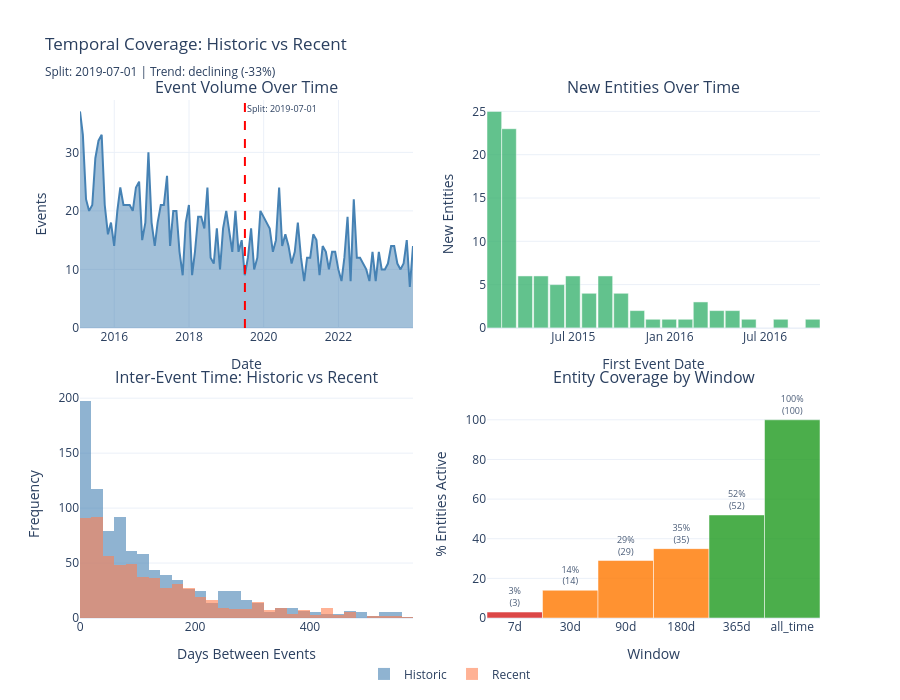

Here is the notebook cell this chart was saved with:
### Markdown cell above
## 1a.6 Create Analysis Views (Historic + Recent)

**Understanding Temporal Stratification**

Splitting data into time periods reveals whether patterns are stable or evolving:
- **Historic**: older data establishing baseline behavior
- **Recent**: newer data showing current regime
- **Divergence** between periods signals concept drift or population shift

Interpreting Period Comparisons:

| Signal | Stable (H ≈ R) | Shifting (H ≠ R) |
|--------|----------------|-------------------|
| Event volume | Consistent population | Growth or decline wave |
| Entity arrivals | Steady acquisition | Acceleration or saturation |
| Inter-event gaps | Uniform cadence | Engagement regime change |
| Data gaps | Known quality | Emerging coverage issues |

Reading Inter-Event Time:
- Median gap = typical engagement cadence
- Mean >> Median (ratio > 1.5) = heavy right skew, long tail of inactive entities
- IQR > Median = high variability across entities
- Period shift in median gap = engagement regime change

Stratification vs Segmentation:
- Stratification = time-based split (when events happened)
- Segmentation = entity-based split (who the entities are)

### Code cell
from customer_retention.core.compat import safe_to_datetime
from customer_retention.stages.profiling import analyze_temporal_coverage, derive_drift_implications

df_temp = df.copy()
df_temp[TIME_COLUMN] = safe_to_datetime(df_temp[TIME_COLUMN])

coverage_result = analyze_temporal_coverage(df_temp, ENTITY_COLUMN, TIME_COLUMN)
drift = derive_drift_implications(coverage_result)

midpoint = coverage_result.first_event + (coverage_result.last_event - coverage_result.first_event) / 2
split_date = drift.recommended_training_start or midpoint
historic_mask = df_temp[TIME_COLUMN] < split_date


def _inter_event_days(data):
    result = []
    for _, group in data.groupby(ENTITY_COLUMN):
        if len(group) < 2:
            continue
        result.extend(group[TIME_COLUMN].sort_values().diff().dropna().dt.total_seconds() / 86400)
    return result


inter_event_times = _inter_event_days(df_temp)
inter_event_series = native_pd.Series(inter_event_times) if inter_event_times else native_pd.Series(dtype=float)
historic_iet = native_pd.Series(_inter_event_days(df_temp[historic_mask])) if historic_mask.any() else native_pd.Series(dtype=float)
recent_iet = native_pd.Series(_inter_event_days(df_temp[~historic_mask])) if (~historic_mask).any() else native_pd.Series(dtype=float)

fig = make_subplots(
    rows=2, cols=2,
    subplot_titles=["Event Volume Over Time", "New Entities Over Time",
                    "Inter-Event Time: Historic vs Recent", "Entity Coverage by Window"],
    vertical_spacing=0.12, horizontal_spacing=0.10,
)

fig.add_trace(go.Scatter(
    x=coverage_result.events_over_time.index, y=coverage_result.events_over_time.to_numpy(),
    mode="lines", fill="tozeroy", line_color="steelblue", showlegend=False,
), row=1, col=1)
fig.add_vline(x=split_date.isoformat(), line_dash="dash", line_color="red", row=1, col=1)
fig.add_annotation(x=split_date.isoformat(), y=1, yref="y domain",
                   text=f"Split: {split_date.strftime('%Y-%m-%d')}",
                   showarrow=False, font=dict(size=9), xanchor="left", yanchor="top",
                   row=1, col=1)

for gap in coverage_result.gaps:
    severity_colors = {"minor": "rgba(255,165,0,0.15)", "moderate": "rgba(255,100,0,0.25)",
                       "major": "rgba(255,0,0,0.25)"}
    fig.add_vrect(x0=gap.start.isoformat(), x1=gap.end.isoformat(),
                  fillcolor=severity_colors[gap.severity], line_width=0, row=1, col=1)

fig.add_trace(go.Bar(
    x=coverage_result.new_entities_over_time.index, y=coverage_result.new_entities_over_time.to_numpy(),
    marker_color="mediumseagreen", opacity=0.8, showlegend=False,
), row=1, col=2)

if len(historic_iet) > 0:
    fig.add_trace(go.Histogram(
        x=historic_iet[historic_iet <= historic_iet.quantile(0.99)], nbinsx=40,
        name="Historic", marker_color="steelblue", opacity=0.6,
    ), row=2, col=1)
if len(recent_iet) > 0:
    fig.add_trace(go.Histogram(
        x=recent_iet[recent_iet <= recent_iet.quantile(0.99)], nbinsx=40,
        name="Recent", marker_color="coral", opacity=0.6,
    ), row=2, col=1)

cov = [(c.window, c.coverage_pct * 100, c.active_entities) for c in coverage_result.entity_window_coverage]
fig.add_trace(go.Bar(
    x=[c[0] for c in cov], y=[c[1] for c in cov], showlegend=False,
    marker_color=["#2ca02c" if p >= 50 else "#ff7f0e" if p >= 10 else "#d62728" for _, p, _ in cov],
    opacity=0.85, text=[f"{p:.0f}%<br>({n:,})" for _, p, n in cov],
    textposition="outside", textfont_size=9,
), row=2, col=2)

trend_label = f"{coverage_result.volume_trend} ({coverage_result.volume_change_pct:+.0%})"
gap_label = f" | {len(coverage_result.gaps)} gap(s)" if coverage_result.gaps else ""
fig.update_layout(
    template="plotly_white", height=700, barmode="overlay",
    title=(f"Temporal Coverage: Historic vs Recent<br><sub>"
           f"Split: {split_date.strftime('%Y-%m-%d')} | Trend: {trend_label}{gap_label}</sub>"),
    legend=dict(orientation="h", yanchor="top", y=-0.08, xanchor="center", x=0.5),
    margin=dict(b=70),
)
fig.update_xaxes(title_text="Date", row=1, col=1)
fig.update_xaxes(title_text="First Event Date", row=1, col=2)
fig.update_xaxes(title_text="Days Between Events", row=2, col=1)
fig.update_xaxes(title_text="Window", row=2, col=2)
fig.update_yaxes(title_text="Events", row=1, col=1)
fig.update_yaxes(title_text="New Entities", row=1, col=2)
fig.update_yaxes(title_text="Frequency", row=2, col=1)
fig.update_yaxes(title_text="% Entities Active", range=[0, 115], row=2, col=2)
display_figure(fig)

### Figure 1 — Plotly figure (JSON) as saved in the notebook; plotly's stock layout.template omitted (floating-point values rounded to 4 significant figures; data arrays with more than 128 entries replaced by an {"elided": "..."} marker saying what was removed)
{"data": [{"fill": "tozeroy", "line": {"color": "steelblue"}, "mode": "lines", "showlegend": false, "type": "scatter", "x": ["2015-01-31T00:00:00", "2015-02-28T00:00:00", "2015-03-31T00:00:00", "2015-04-30T00:00:00", "2015-05-31T00:00:00", "2015-06-30T00:00:00", "2015-07-31T00:00:00", "2015-08-31T00:00:00", "2015-09-30T00:00:00", "2015-10-31T00:00:00", "2015-11-30T00:00:00", "2015-12-31T00:00:00", "2016-01-31T00:00:00", "2016-02-29T00:00:00", "2016-03-31T00:00:00", "2016-04-30T00:00:00", "2016-05-31T00:00:00", "2016-06-30T00:00:00", "2016-07-31T00:00:00", "2016-08-31T00:00:00", "2016-09-30T00:00:00", "2016-10-31T00:00:00", "2016-11-30T00:00:00", "2016-12-31T00:00:00", "2017-01-31T00:00:00", "2017-02-28T00:00:00", "2017-03-31T00:00:00", "2017-04-30T00:00:00", "2017-05-31T00:00:00", "2017-06-30T00:00:00", "2017-07-31T00:00:00", "2017-08-31T00:00:00", "2017-09-30T00:00:00", "2017-10-31T00:00:00", "2017-11-30T00:00:00", "2017-12-31T00:00:00", "2018-01-31T00:00:00", "2018-02-28T00:00:00", "2018-03-31T00:00:00", "2018-04-30T00:00:00", "2018-05-31T00:00:00", "2018-06-30T00:00:00", "2018-07-31T00:00:00", "2018-08-31T00:00:00", "2018-09-30T00:00:00", "2018-10-31T00:00:00", "2018-11-30T00:00:00", "2018-12-31T00:00:00", "2019-01-31T00:00:00", "2019-02-28T00:00:00", "2019-03-31T00:00:00", "2019-04-30T00:00:00", "2019-05-31T00:00:00", "2019-06-30T00:00:00", "2019-07-31T00:00:00", "2019-08-31T00:00:00", "2019-09-30T00:00:00", "2019-10-31T00:00:00", "2019-11-30T00:00:00", "2019-12-31T00:00:00", "2020-01-31T00:00:00", "2020-02-29T00:00:00", "2020-03-31T00:00:00", "2020-04-30T00:00:00", "2020-05-31T00:00:00", "2020-06-30T00:00:00", "2020-07-31T00:00:00", "2020-08-31T00:00:00", "2020-09-30T00:00:00", "2020-10-31T00:00:00", "2020-11-30T00:00:00", "2020-12-31T00:00:00", "2021-01-31T00:00:00", "2021-02-28T00:00:00", "2021-03-31T00:00:00", "2021-04-30T00:00:00", "2021-05-31T00:00:00", "2021-06-30T00:00:00", "2021-07-31T00:00:00", "2021-08-31T00:00:00", "2021-09-30T00:00:00", "2021-10-31T00:00:00", "2021-11-30T00:00:00", "2021-12-31T00:00:00", "2022-01-31T00:00:00", "2022-02-28T00:00:00", "2022-03-31T00:00:00", "2022-04-30T00:00:00", "2022-05-31T00:00:00", "2022-06-30T00:00:00", "2022-07-31T00:00:00", "2022-08-31T00:00:00", "2022-09-30T00:00:00", "2022-10-31T00:00:00", "2022-11-30T00:00:00", "2022-12-31T00:00:00", "2023-01-31T00:00:00", "2023-02-28T00:00:00", "2023-03-31T00:00:00", "2023-04-30T00:00:00", "2023-05-31T00:00:00", "2023-06-30T00:00:00", "2023-07-31T00:00:00", "2023-08-31T00:00:00", "2023-09-30T00:00:00", "2023-10-31T00:00:00", "2023-11-30T00:00:00", "2023-12-31T00:00:00"], "xaxis": "x", "y": [37, 33, 22, 20, 21, 29, 32, 33, 21, 16, 18, 14, 20, 24, 21, 21, 21, 20, 24, 25, 15, 18, 30, 18, 14, 18, 21, 21, 26, 14, 20, 20, 13, 9, 18, 21, 9, 13, 19, 19, 17, 24, 12, 11, 17, 10, 17, 20, 16, 13, 20, 13, 15, 9, 12, 17, 10, 12, 20, 19, 18, 17, 13, 15, 24, 14, 16, 14, 11, 13, 18, 12, 8, 12, 12, 16, 15, 9, 14, 13, 10, 13, 13, 10, 8, 12, 19, 8, 22, 12, 12, 11, 10, 8, 13, 8, 13, 10, 10, 11, 14, 14, 11, 10, 11, 15, 7, 14], "yaxis": "y"}, {"marker": {"color": "mediumseagreen"}, "opacity": 0.8, "showlegend": false, "type": "bar", "x": ["2015-01-31T00:00:00", "2015-02-28T00:00:00", "2015-03-31T00:00:00", "2015-04-30T00:00:00", "2015-05-31T00:00:00", "2015-06-30T00:00:00", "2015-07-31T00:00:00", "2015-08-31T00:00:00", "2015-09-30T00:00:00", "2015-10-31T00:00:00", "2015-11-30T00:00:00", "2015-12-31T00:00:00", "2016-01-31T00:00:00", "2016-02-29T00:00:00", "2016-03-31T00:00:00", "2016-04-30T00:00:00", "2016-05-31T00:00:00", "2016-06-30T00:00:00", "2016-07-31T00:00:00", "2016-08-31T00:00:00", "2016-09-30T00:00:00"], "xaxis": "x2", "y": [25, 23, 6, 6, 5, 6, 4, 6, 4, 2, 1, 1, 1, 3, 2, 2, 1, 0, 1, 0, 1], "yaxis": "y2"}, {"marker": {"color": "steelblue"}, "name": "Historic", "nbinsx": 40, "opacity": 0.6, "type": "histogram", "x": {"elided": "933 float values"}, "xaxis": "x3", "yaxis": "y3"}, {"marker": {"color": "coral"}, "name": "Recent", "nbinsx": 40, "opacity": 0.6, "type": "histogram", "x": {"elided": "623 float values"}, "xaxis": "x3", "yaxis": "y3"}, {"marker": {"color": ["#d62728", "#ff7f0e", "#ff7f0e", "#ff7f0e", "#2ca02c", "#2ca02c"]}, "opacity": 0.85, "showlegend": false, "text": ["3%<br>(3)", "14%<br>(14)", "29%<br>(29)", "35%<br>(35)", "52%<br>(52)", "100%<br>(100)"], "textfont": {"size": 9}, "textposition": "outside", "type": "bar", "x": ["7d", "30d", "90d", "180d", "365d", "all_time"], "xaxis": "x4", "y": [3.0, 14.0, 29.0, 35.0, 52.0, 100.0], "yaxis": "y4"}], "layout": {"annotations": [{"font": {"size": 16}, "showarrow": false, "text": "Event Volume Over Time", "x": 0.225, "xanchor": "center", "xref": "paper", "y": 1.0, "yanchor": "bottom", "yref": "paper"}, {"font": {"size": 16}, "showarrow": false, "text": "New Entities Over Time", "x": 0.775, "xanchor": "center", "xref": "paper", "y": 1.0, "yanchor": "bottom", "yref": "paper"}, {"font": {"size": 16}, "showarrow": false, "text": "Inter-Event Time: Historic vs Recent", "x": 0.225, "xanchor": "center", "xref": "paper", "y": 0.44, "yanchor": "bottom", "yref": "paper"}, {"font": {"size": 16}, "showarrow": false, "text": "Entity Coverage by Window", "x": 0.775, "xanchor": "center", "xref": "paper", "y": 0.44, "yanchor": "bottom", "yref": "paper"}, {"font": {"size": 9}, "showarrow": false, "text": "Split: 2019-07-01", "x": "2019-07-01T12:00:00", "xanchor": "left", "xref": "x", "y": 1, "yanchor": "top", "yref": "y domain"}], "barmode": "overlay", "height": 700, "legend": {"orientation": "h", "x": 0.5, "xanchor": "center", "y": -0.08, "yanchor": "top"}, "margin": {"b": 70}, "shapes": [{"line": {"color": "red", "dash": "dash"}, "type": "line", "x0": "2019-07-01T12:00:00", "x1": "2019-07-01T12:00:00", "xref": "x", "y0": 0, "y1": 1, "yref": "y domain"}], "title": {"text": "Temporal Coverage: Historic vs Recent<br><sub>Split: 2019-07-01 | Trend: declining (-33%)</sub>"}, "xaxis": {"anchor": "y", "domain": [0.0, 0.45], "title": {"text": "Date"}}, "xaxis2": {"anchor": "y2", "domain": [0.55, 1.0], "title": {"text": "First Event Date"}}, "xaxis3": {"anchor": "y3", "domain": [0.0, 0.45], "title": {"text": "Days Between Events"}}, "xaxis4": {"anchor": "y4", "domain": [0.55, 1.0], "title": {"text": "Window"}}, "yaxis": {"anchor": "x", "domain": [0.56, 1.0], "title": {"text": "Events"}}, "yaxis2": {"anchor": "x2", "domain": [0.56, 1.0], "title": {"text": "New Entities"}}, "yaxis3": {"anchor": "x3", "domain": [0.0, 0.44], "title": {"text": "Frequency"}}, "yaxis4": {"anchor": "x4", "domain": [0.0, 0.44], "range": [0, 115], "title": {"text": "% Entities Active"}}}}
